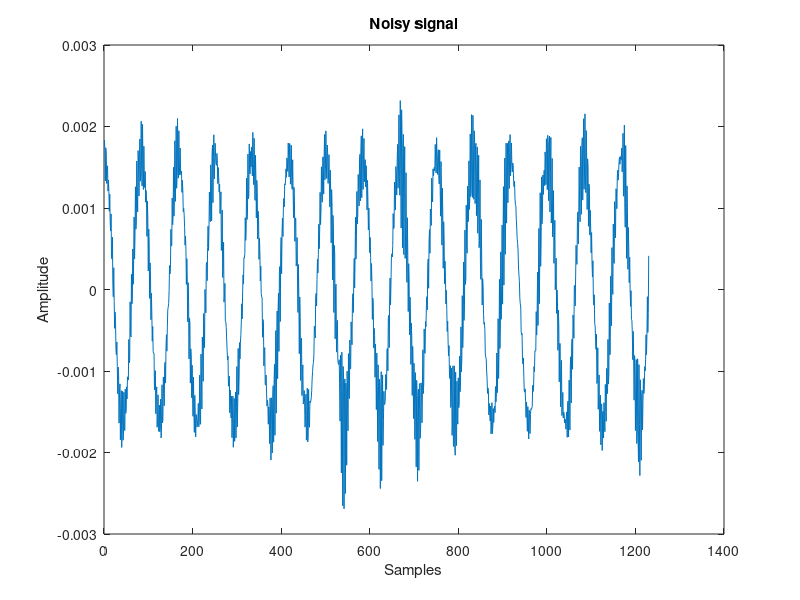
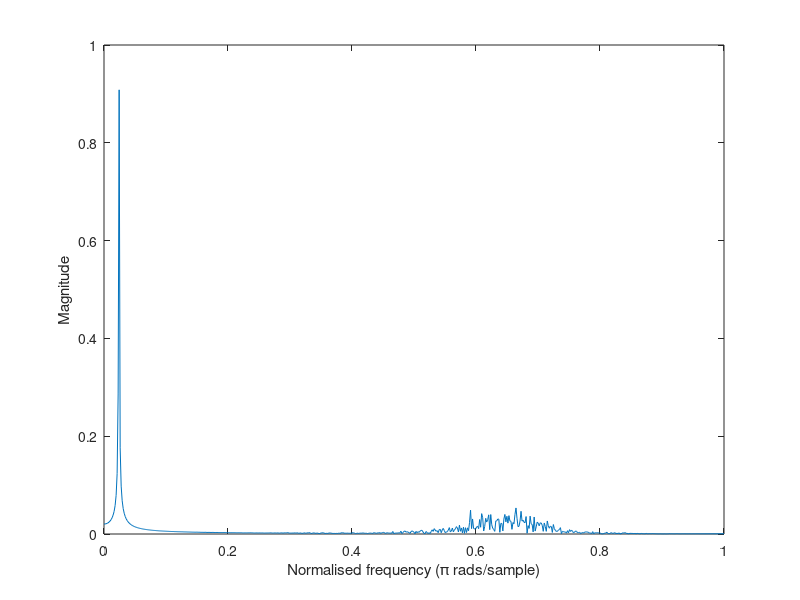

Source code (MATLAB) for these figures, in order: (Note: this script raises an error after producing the figures.)
%generate the noisy signal which will be filtered
x= cos(2*pi*12*[0:0.001:1.23]);
x(end) = [];
[b a] = butter(2,[0.6 0.7],'bandpass');
filtered_noise = filter(b,a,randn(1, length(x)*2));
x = (x + 0.5*filtered_noise(500:500+length(x)-1))/length(x)*2;
% This script is available at https://dadorran.wordpress.com search for
% filtering matlab demo
plot(x)
title('Noisy signal')
xlabel('Samples');
ylabel('Amplitude')
 
%plot magnitude spectrum of the signal
X_mags = abs(fft(x));
figure(10)
plot(X_mags)
xlabel('DFT Bins')
ylabel('Magnitude')
 
%plot first half of DFT (normalised frequency)
num_bins = length(X_mags);
plot([0:1/(num_bins/2 -1):1], X_mags(1:num_bins/2))
xlabel('Normalised frequency (\pi rads/sample)')
ylabel('Magnitude')
 
%design a second order filter using a butterworth design technique 
[b a] = butter(2, 0.3, 'low')
 
%Show the signal flow diagram of the filter/system
%this function available from https://dadorran.wordpress.com
create_signal_flow(b,a) 
 
%plot the frequency response (normalised frequency)
H = freqz(b,a, floor(num_bins/2));
hold on
plot([0:1/(num_bins/2 -1):1], abs(H),'r');
 
%filter the signal using the b and a coefficients obtained from
%the butter filter design function
x_filtered = filter(b,a,x);
 
%plot the filtered signal
figure(2)
plot(x_filtered,'r')
title('Filtered Signal - Using Second Order Butterworth')
xlabel('Samples');
ylabel('Amplitude')
 
%Redesign the filter using a higher order filter
[b2 a2] = butter(20, 0.3, 'low')
 
%Plot the magnitude spectrum and compare with lower order filter
H2 = freqz(b2,a2, floor(num_bins/2));
figure(10)
hold on
plot([0:1/(num_bins/2 -1):1], abs(H2),'g');
 
%filter the noisy signal and plot the result
x_filtered2 = filter(b2,a2,x);
figure(3)
plot(x_filtered2,'g')
title('Filtered Signal - Using 20th Order Butterworth')
xlabel('Samples');
ylabel('Amplitude')
 
%Use a band reject filter in place of a low pass filter
[b_stop a_stop] = butter(20, [0.5 0.8], 'stop');
 
%plot the magnitude spectrum
H_stopband = freqz(b_stop,a_stop, floor(num_bins/2));
figure(10)
hold on
plot([0:1/(num_bins/2 -1):1], abs(H_stopband),'c');
 
%plot filtered signal
x_filtered_stop = filter(b_stop,a_stop,x);
figure(4);
plot(x_filtered_stop,'c')
title('Filtered Signal - Using Stopband')
xlabel('Samples');
ylabel('Amplitude')
 
%Use matlabs built-in buttord function to get the optimum order to meet a specification
[N Wn] = buttord(0.1, 0.5, 5, 40)
 
%use the N and Wn values obtained above to design the filter in the usual way
[b3 a3] = butter(N, Wn, 'low');
 
%plot the magnitude spectrum
H3 = freqz(b3,a3, floor(num_bins/2));
figure(10);
hold on
plot([0:1/(num_bins/2 -1):1], abs(H2),'k');
figure(10)
 
%filter the signal and plot the ouput of the filter
x_filtered3 = filter(b3,a3,x);
figure(5);
plot(x_filtered3,'k')
title(['Filtered Signal - Using ' num2str(N) ' th Order Butterworth'])
xlabel('Samples');
ylabel('Amplitude')
% script available from https://dadorran.wordpress.com
% comparison with other filter design techniques (chebyshev and elliptical)
[b_butter a_butter] = butter(4, 0.2, 'low');
H_butter = freqz(b_butter, a_butter);
 
[b_cheby a_cheby] = cheby1(4, 0.5, 0.2, 'low');
H_cheby = freqz(b_cheby, a_cheby);
 
[b_ellip a_ellip] = ellip(4, 0.5, 40, 0.2, 'low');
H_ellip = freqz(b_ellip, a_ellip);
 
%plot each filter to compare 
figure(11)
norm_freq_axis = [0:1/(512 -1):1];
plot(norm_freq_axis, abs(H_butter))
hold on
plot(norm_freq_axis, abs(H_cheby),'r')
plot(norm_freq_axis, abs(H_ellip),'g')
legend('Butterworth', 'Chebyshev', 'Elliptical')
xlabel('Normalised Frequency');
ylabel('Magnitude')
 
%plot in dB for verification that spec is met
figure(12);
plot(norm_freq_axis, 20*log10(abs(H_butter)))
hold on
plot(norm_freq_axis, 20*log10(abs(H_cheby)),'r')
plot(norm_freq_axis, 20*log10(abs(H_ellip)),'g')
legend('Butterworth', 'Chebyshev', 'Elliptical')
xlabel('Normalised Frequency ');
ylabel('Magnitude (dB)')